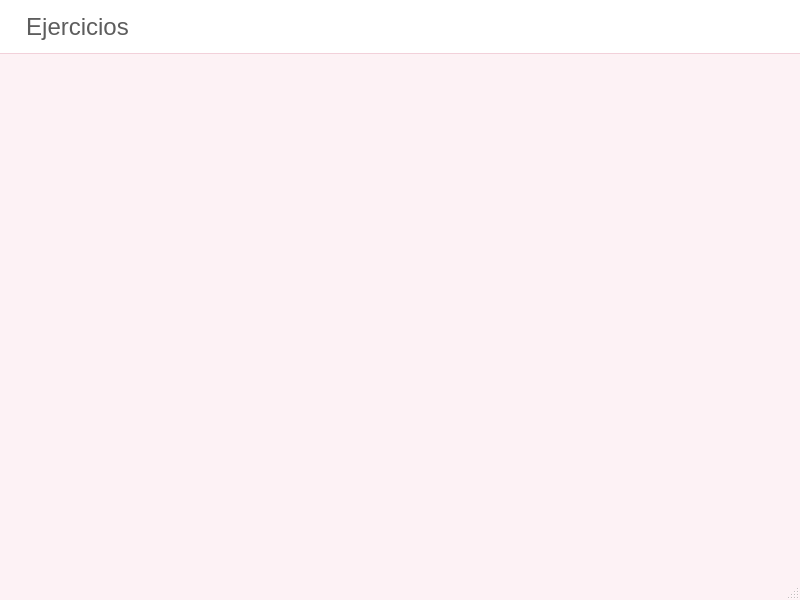
<?xml version="1.0" encoding="UTF-8"?>
<ui version="4.0">
 <class>MainWindow</class>
 <widget class="QMainWindow" name="MainWindow">
  <property name="geometry">
   <rect>
    <x>0</x>
    <y>0</y>
    <width>800</width>
    <height>600</height>
   </rect>
  </property>
  <property name="windowTitle">
   <string>App Ejercicios</string>
  </property>
  <property name="styleSheet">
   <string notr="true">/* Configuración General */
QMainWindow {
    background-color: #fdf2f5; /* Rosa muy pálido de fondo */
    font-family: &quot;Segoe UI&quot;, &quot;Roboto&quot;, sans-serif;
    font-size: 18pt;
}

/* Barra de Menú */
QMenuBar {
    background-color: #ffffff;
    padding: 5px;
    border-bottom: 1px solid #f2d1da;
    font-size: 18pt;
    color: #5d5d5d;
}

QMenuBar::item {
    background-color: transparent;
    padding: 8px 15px;
    border-radius: 4px;
}

QMenuBar::item:selected {
    background-color: #fce4ec; /* Rosa suave al pasar el mouse */
    color: #d81b60; /* Rosa acentuado */
}

/* Menús Desplegables */
QMenu {
    background-color: #ffffff;
    border: 1px solid #f2d1da;
    padding: 5px;
    font-size: 18pt;
}

QMenu::item {
    padding: 10px 30px 10px 20px;
    border-radius: 4px;
    color: #4a4a4a;
}

QMenu::item:selected {
    background-color: #f8bbd0; /* Tono rosa medio */
    color: #ffffff;
}

QMenu::separator {
    height: 1px;
    background: #f2d1da;
    margin: 5px 10px;
}

/* Acciones (QAction se hereda de las propiedades de QMenu) */
/* Estilo adicional para widgets centrales si los hubiera */
QWidget {
    font-size: 18pt;
}</string>
  </property>
  <widget class="QWidget" name="centralwidget"/>
  <widget class="QMenuBar" name="menubar">
   <property name="geometry">
    <rect>
     <x>0</x>
     <y>0</y>
     <width>800</width>
     <height>59</height>
    </rect>
   </property>
   <widget class="QMenu" name="menuEjercicios">
    <property name="title">
     <string>Ejercicios</string>
    </property>
    <addaction name="actionejer1"/>
    <addaction name="actionejer2"/>
    <addaction name="separator"/>
    <addaction name="actionSalir"/>
   </widget>
   <addaction name="menuEjercicios"/>
  </widget>
  <widget class="QStatusBar" name="statusbar"/>
  <action name="actionejer1">
   <property name="text">
    <string>ejer1</string>
   </property>
  </action>
  <action name="actionejer2">
   <property name="text">
    <string>ejer2</string>
   </property>
  </action>
  <action name="actionSalir">
   <property name="text">
    <string>Salir</string>
   </property>
  </action>
 </widget>
 <resources/>
 <connections/>
</ui>
